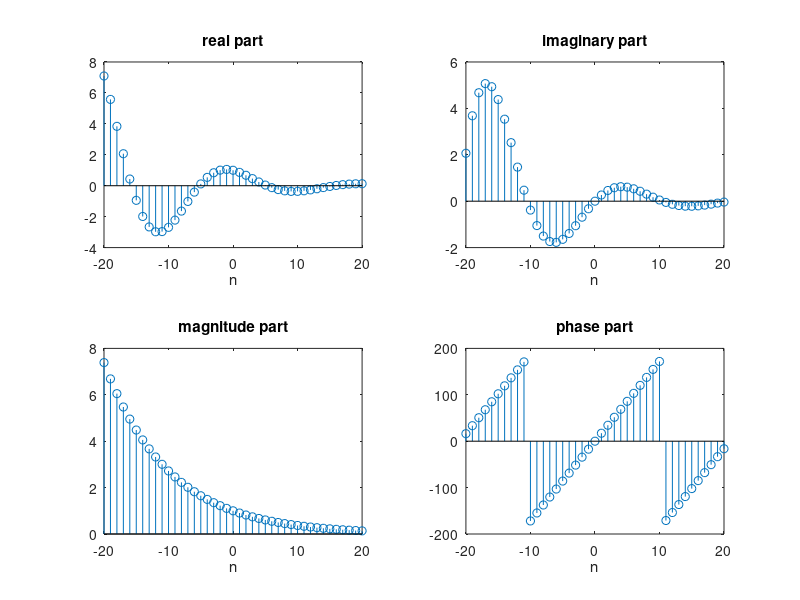

Write MATLAB code to recreate this figure.
n = -20:20; alpha = -0.1+0.3j;
x = exp(alpha*n);
subplot(2,2,1); stem(n,real(x)); title('real part'); xlabel('n');
subplot(2,2,2); stem(n,imag(x)); title('imaginary part'); xlabel('n');
subplot(2,2,3); stem(n,abs(x)); title('magnitude part'); xlabel('n');
subplot(2,2,4); stem(n,(180/pi)*angle(x)); title('phase part'); xlabel('n');
